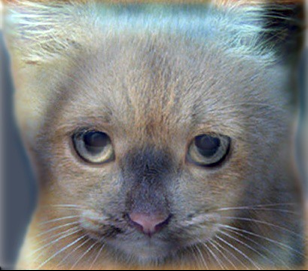
//> input picture CV_Project1/data/CatDog.png, 308 x 271 px
$ ./main   (built with g++ and OpenCV 4)
//> lines starting //> are read from the running program, lines starting //| are printed output that depends on the picture
### CV_Project1/CV_Project1/Kernel.h
//
//  Kernel.h
//  CV_Project1
//
//  Created by Eric Miao on 10/10/20.
//

#ifndef Kernel_h
#define Kernel_h

#include <opencv2/core/core.hpp>
#include "opencv2/imgproc/imgproc.hpp"
#include <opencv2/highgui/highgui.hpp>
#include <opencv2/imgproc.hpp>
#include <stdio.h>
#include <iostream>

using namespace cv;
using namespace std;
Mat getKernel( int n, double sigma, int ktype )
{
    const int SMALL_GAUSSIAN_SIZE = 7;
    static const float small_gaussian_tab[][SMALL_GAUSSIAN_SIZE] =
    {
        {1.f},
        {0.25f, 0.5f, 0.25f},
        {0.0625f, 0.25f, 0.375f, 0.25f, 0.0625f},
        {0.03125f, 0.109375f, 0.21875f, 0.28125f, 0.21875f, 0.109375f, 0.03125f}
    };

    const float* fixed_kernel = n % 2 == 1 && n <= SMALL_GAUSSIAN_SIZE && sigma <= 0 ?
        small_gaussian_tab[n>>1] : 0;

    CV_Assert( ktype == CV_32F || ktype == CV_64F );
    Mat kernel(n, 1, ktype);
    float* cf = (float*)kernel.data;
    double* cd = (double*)kernel.data;

    double sigmaX = sigma > 0 ? sigma : ((n-1)*0.5 - 1)*0.3 + 0.8;
    double scale2X = -0.5/(sigmaX*sigmaX);
    double sum = 0;

    int i;
    for( i = 0; i < n; i++ )
    {
        double x = i - (n-1)*0.5;
        double t = fixed_kernel ? (double)fixed_kernel[i] : std::exp(scale2X*x*x);
        if( ktype == CV_32F )
        {
            cf[i] = (float)t;
            sum += cf[i];
        }
        else
        {
            cd[i] = t;
            sum += cd[i];
        }
    }

    sum = 1./sum;
    for( i = 0; i < n; i++ )
    {
        if( ktype == CV_32F )
            cf[i] = (float)(cf[i]*sum);
        else
            cd[i] *= sum;
    }

    return kernel;
}


#endif /* Kernel_h */

### CV_Project1/CV_Project1/main.cpp
#include <opencv2/core/core.hpp>
#include "opencv2/imgproc/imgproc.hpp"
#include <opencv2/highgui/highgui.hpp>
#include <opencv2/imgproc.hpp>
#include <stdio.h>
#include <iostream>
#include "Kernel.h"

using namespace cv;
using namespace std;


string files[16]=
{"CatDog.png","Zebra.png","cat1.jpg","fish.bmp","mouse.jpg",
    "Chebra.png","bicycle.bmp","dog.jpg","marilyn.bmp","submarine.bmp",
    "Cheetah.png","cat.jpg","einstein.bmp","motorcycle.bmp","tiger.jpg"
};

char input;

// below are the variables for my sliders in ImageA
const int MAX = 100;
int sigma = 5;
Mat image1;
Mat image2;
Mat hybrid_image;
Mat low_freq_img;
Mat high_freq_img;

//Mat hybrid_image2;


vector<Mat> read2Images();
Mat updateMag(Mat complex);


void fftShift(Mat magI);
void interface();
void program1a();
void program1b();
void program2();
void process();
void process_B();
static void on_trackbar( int, void* );

Mat highPassFilter(Mat src, Mat filter);
Mat computeDFT(Mat image);
Mat computeIDFT(const cv::Mat &complexImage);


int main(){
    interface();
//> the answer given: 1
    return 0;
}

vector<Mat> read2Images(){
    vector<Mat> vec;
    for(int i = 0; i < 15; i++){
        cout<<i+1<<": "<<files[i]<<endl;
    }
    int option_img1;
    int option_img2;
    cout<<"Image 1: ";
    cin>>option_img1;
//> the answer given: 1
    cout<<"Image 2: ";
    cin>>option_img2;
//> the answer given: 1

    image1 = imread("data/"+files[option_img1-1]);
//> image1 is the input picture: 271 rows x 308 cols, CV_8UC3; mean B, G, R 124.3, 124.9, 123.1
    image2 = imread("data/"+files[option_img2-1]);

    // Error checking and make sure read in correctly
    if(!image1.data || !image2.data){
        cout<<"Cannot find the image"<<endl;
        exit(0);
    }else{
        cout<<"Found "<<files[option_img1-1]<<" and "<<files[option_img2-1]<<"!"<<endl;
    }

    vec.push_back(image1);
    vec.push_back(image2);
    return vec;
}


void interface(){
    cout<<"Welcome to Eric's OpenCV Project-1"<<endl;
    cout<<"Please select which program you would like to run: "<<endl;
    cout<<"1. Type 1 to run Program A - FAST: using filter2D()"<<endl;
    cout<<"2. Type 2 to run Program A - SLOW: using my own high pass filter()"<<endl;
    cout<<"3. Type 3 to run Program B"<<endl;
    cout<<"Option: ";
    cin.clear();
    char option;
    cin>>option;
    if(option == '1'){
        program1a();
    }else if(option == '2'){
        program1b();
    }else if(option == '3'){
        program2();
    }
    else{
        cout<<"Invalid input! Please try again!\n"<<endl;
        interface();
    }
}


void program1a(){
    cout<<"\nWelcome to Program 1!"<<endl;
    vector<Mat> srcImages = read2Images();
    image1 = srcImages[0];
    image2 = srcImages[1];

    image1.convertTo(image1, CV_64FC3);
//> image1: 271 rows x 308 cols, CV_64FC3
    image2.convertTo(image2, CV_64FC3);

    resize(image1, image1, Size(300, 300));
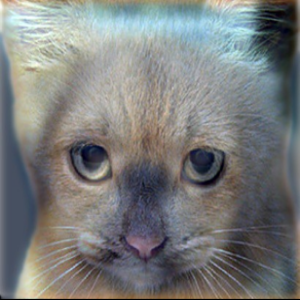
//> image1: 300 rows x 300 cols, CV_64FC3; mean B, G, R 124.3, 124.8, 123.1
    resize(image2, image2, Size(300, 300));

    namedWindow("Hybrid image", WINDOW_AUTOSIZE);
    createTrackbar( "Blend", "Hybrid image", &sigma, MAX, on_trackbar );
    on_trackbar(sigma, 0 );
    waitKey(0);
    if(input == 's'){
        cout<<"saving image..."<<endl;
        imwrite("hybrid", hybrid_image);
    }


}

static void on_trackbar( int, void* )
{
    process();
    imshow( "Hybrid image", hybrid_image );
}


void process(){
    Mat low_freq_img1;
    Mat low_freq_img2;
    Mat high_freq_img1;
    Mat high_freq_img2;

    int n = sigma * 2 + 1;
    Mat filter = getKernel(n, sigma, CV_64F);

    filter2D(image1, low_freq_img1, -1, filter, Point(-1, -1), 0, BORDER_CONSTANT);
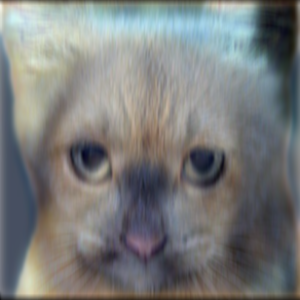
//> low_freq_img1: 300 rows x 300 cols, CV_64FC3; mean B, G, R 123.6, 123.9, 122
    filter2D(image2, low_freq_img2, -1, filter, Point(-1, -1), 0, BORDER_CONSTANT);

    high_freq_img2 = image2 - low_freq_img2;
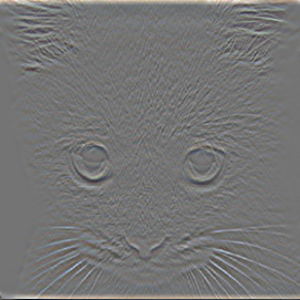
//> high_freq_img2: 300 rows x 300 cols, CV_64FC3; mean B, G, R 0.8, 0.9, 1; drawn with min black and max white
    hybrid_image = low_freq_img1 + high_freq_img2;

    high_freq_img2.convertTo(high_freq_img2, CV_8UC3);
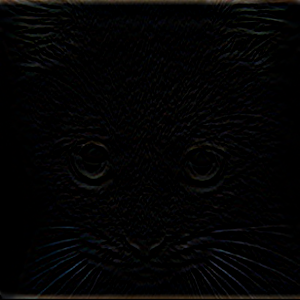
//> high_freq_img2: 300 rows x 300 cols, CV_8UC3; mean B, G, R 3.8, 3.7, 3.8
    low_freq_img1.convertTo(low_freq_img1, CV_8UC3);
//> low_freq_img1: 300 rows x 300 cols, CV_8UC3
    hybrid_image.convertTo(hybrid_image, CV_8UC3);

    imshow("Low frequencies", low_freq_img1);
    moveWindow("Low frequencies", 300, 0);
    imshow("High frequencies", high_freq_img2);
    moveWindow("High frequencies", 600, 0);
}


// [193 lines left out: functions program1b, highPassFilter, program2, process_B, computeDFT, computeIDFT and 1 more, not called in this run]
